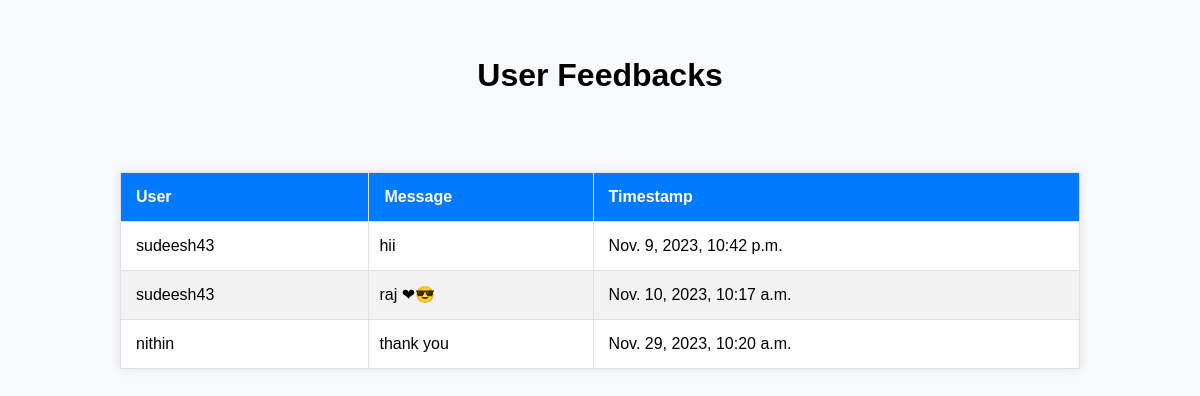
Page /adminfeedback on the earlier database version.
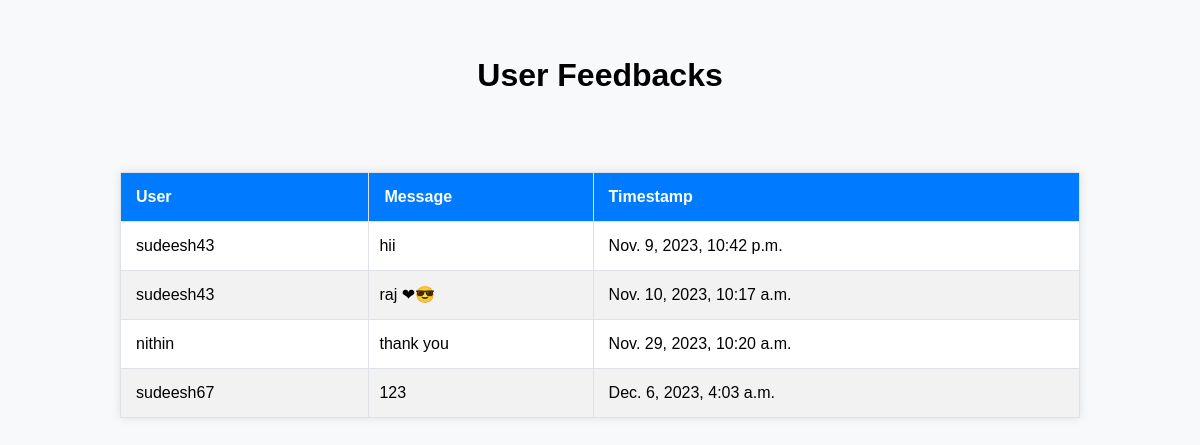
Same page on the later database version.
### MyApp/models.py (models this page shows, shortened)
class Feedback(models.Model):
    user = models.ForeignKey(User, on_delete=models.CASCADE)
    message = models.TextField()
    created_at = models.DateTimeField(auto_now_add=True)

class User(AbstractUser):
    class Role(models.TextChoices):
        ADMIN = "ADMIN", "Admin"
        USER = "USER", "User"
        OFFICER = "OFFICER", "Officer"
    role = models.CharField(
        max_length=50,
        choices=Role.choices,
        default=Role.USER,
    )
    groups = models.ManyToManyField(
        Group,
        verbose_name="Groups",
        blank=True,
        related_name="myapp_user_set",
        related_query_name="user",
    )
    user_permissions = models.ManyToManyField(
        Permission,
        verbose_name="User Permissions",
        blank=True,
        related_name="myapp_user_set",
        related_query_name="user",
    )

### MyApp/views.py (the view)
# urls.py: path("adminfeedback",views.adminfeedback,name='adminfeedback'),
def adminfeedback(request):
    feedback_list = Feedback.objects.all()
    return render(request, 'admin/adminfeedback.html', {'feedback_list': feedback_list})

### templates/admin/adminfeedback.html (shortened to what this page needs)
{% load static %}
{% block body %}
<body>
    <center><br><br><h1>User Feedbacks</h1></center><br><br>
    <table border="1">
        <thead>
            <tr>
                <th>User</th>
                <th>Message</th>
                <th>Timestamp</th>
            </tr>
        </thead>
        <tbody>
            {% for feedback in feedback_list %}
                <tr>
                    <td>{{ feedback.user.username }}</td>
                    <td>{{ feedback.message }}</td>
                    <td>{{ feedback.created_at }}</td>
                </tr>
            {% endfor %}
        </tbody>
    </table>
    {% endblock body %}
</body>
</html>

Differences in the rows shown:
added Feedback: user.username "sudeesh67", message "123", created_at "Dec. 6, 2023, 4:03 a.m."
